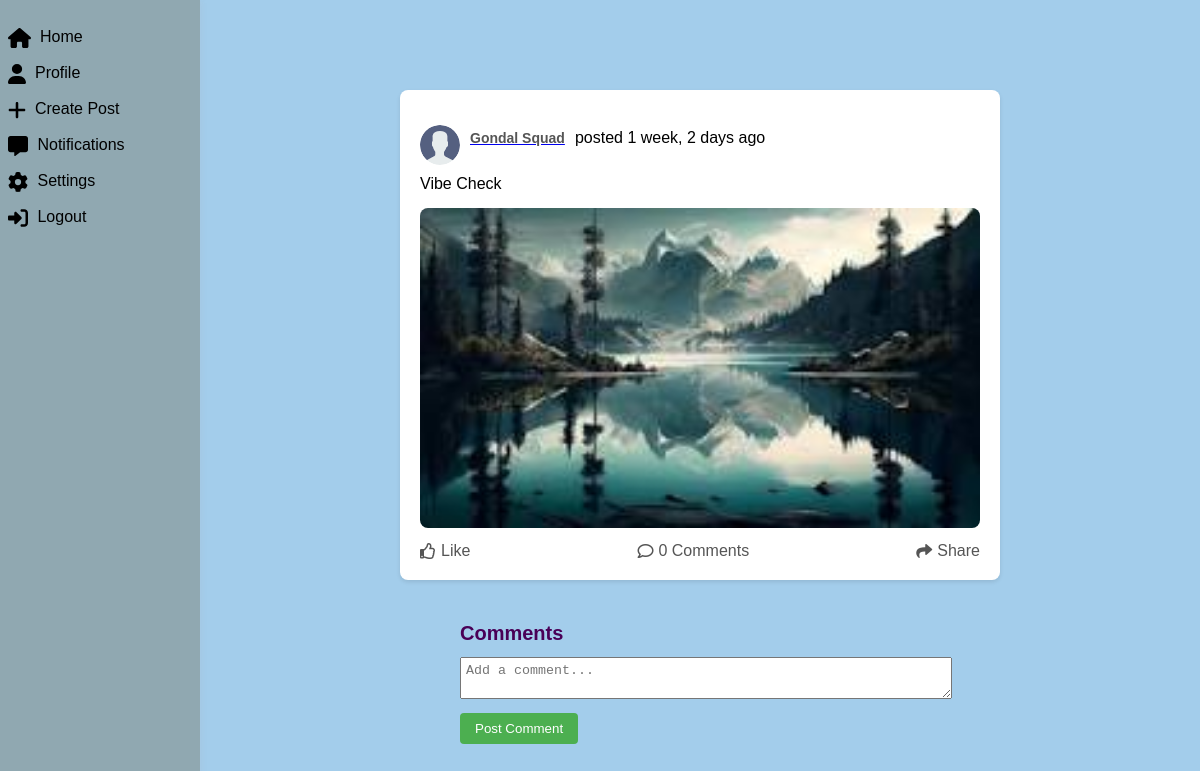
Page /post/6/ (signed in) on the earlier database version.
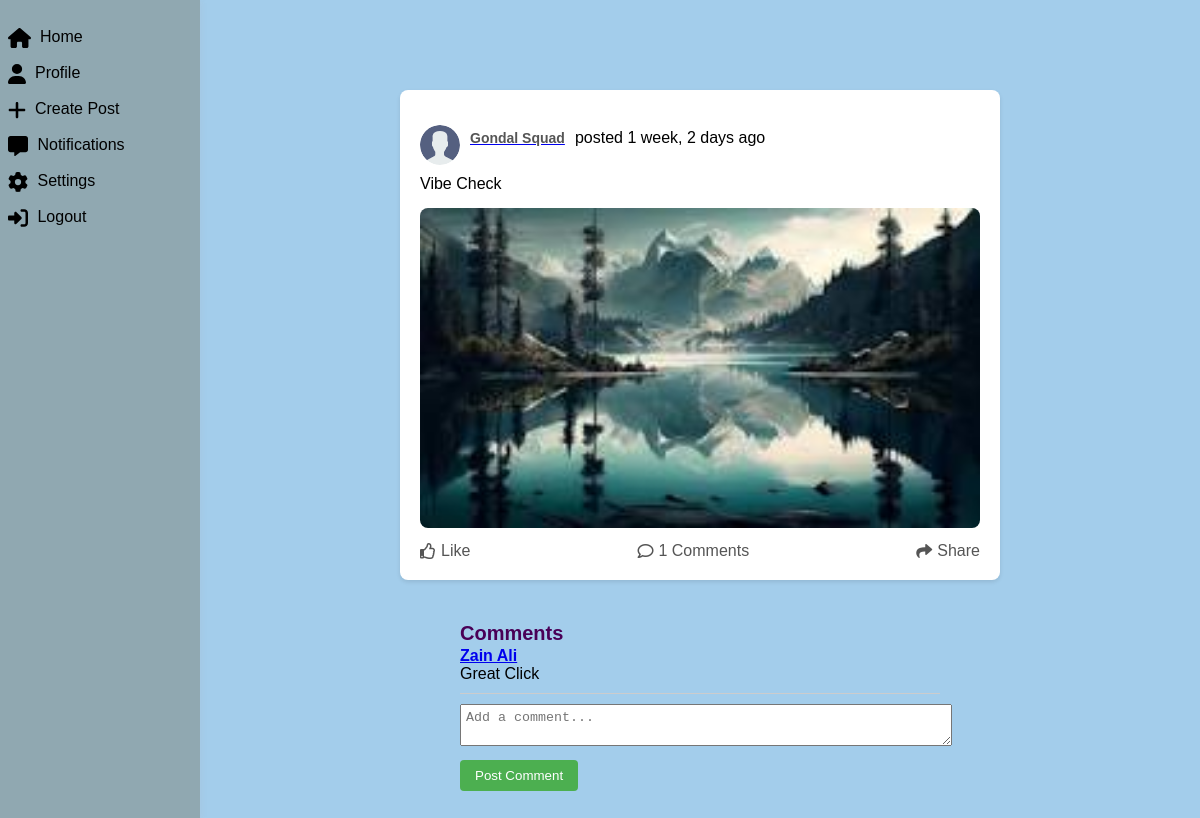
Same page on the later database version.
### socialapp/models.py (models this page shows, shortened)
class Post(models.Model):
    owner = models.ForeignKey(User, on_delete=models.CASCADE)
    desc = models.TextField(null=True, blank=True)
    tag = models.ForeignKey('Tag', null=True, on_delete=models.CASCADE)
    updated = models.DateTimeField(auto_now=True)
    created = models.DateTimeField(auto_now_add=True)
    image = models.ImageField(null=True, blank=True, default="default.jpg")
    class Meta:
        ordering = ['-updated', '-created']

class User(AbstractUser):
    name = models.CharField(max_length=200, null=True)
    username = models.CharField(max_length=200, unique=True, null=True)
    email = models.EmailField(unique=True, null=True)
    bio = models.TextField(null=True, blank=True)
    address = models.CharField(max_length=200, null=True, blank=True)
    gender = models.ForeignKey('Gender',null=True ,on_delete=models.CASCADE)
    phone_number = models.IntegerField(null=True, blank=True)
    profile_pic = models.ImageField(null=True, default="avatar.svg")

class Comment(models.Model):
    owner = models.ForeignKey(User, on_delete=models.CASCADE)
    body = models.TextField()
    post = models.ForeignKey(Post, on_delete=models.CASCADE)
    updated = models.DateTimeField(auto_now=True)
    created = models.DateTimeField(auto_now_add=True)

### socialapp/views.py (the view, shortened to what this page needs)
# urls.py: path('post/<str:pk>/', views.post, name='post'),
def post(request, pk):
    post = Post.objects.get(id=pk)
    post_comments = post.comment_set.all()
    context = {'post': post, 'post_comments': post_comments}
    return render(request, 'socialapp/post.html', context)

### socialapp/templates/socialapp/post.html (shortened to what this page needs)
{% extends "main.html" %}
{% block content %}
<div class="main-content">
    <div class="post">
      <div class="postchild">
          <div class="user-info">
              <img src="{{post.owner.profile_pic.url}}" alt="User Picture" class="user-pic">
              <a href="{% url 'profile' post.owner.id %}"><span>{{post.owner.name}}</a> posted {{post.created |timesince}} ago</span>
          </div>
      </div>
        <p>{{post.desc}}</p>
        <img src="{{post.image.url}}" alt="Sample Image">
        <div class="post-options">
            <a href="#">
                <i class="far fa-thumbs-up"></i> Like
            </a>
            <a href="#">
                <i class="far fa-comment"></i>{{post_comments.count}} Comments
            </a>
            <a href="#">
                <i class="fas fa-share"></i> Share
            </a>
        </div>
    </div>
    {% if request.user.is_authenticated %}
    <div class="comments">
        <h3>Comments</h3>
        {% for comment in post_comments %}
            <div class="comment">
                <a href="{% url 'profile' comment.owner.id %}"><strong>{{ comment.owner.name }}</strong></a>
                <span>{{ comment.body }}</span>
            </div>
        {% endfor %}
        <form method="post" action="">
            <textarea name="body" placeholder="Add a comment..." ></textarea>
            <button type="submit">Post Comment</button>
        </form>
    </div>
    {% endif %}
  </div>
{% endblock content %}

Differences in the rows shown:
computed for Post "Vibe Check": count "0" → "1"
added Comment: owner.name "Zain Ali", body "Great Click"
